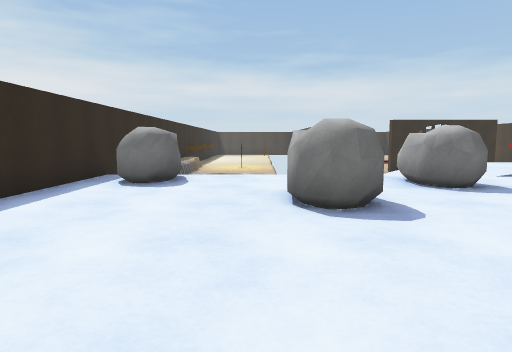
[1] (above)

21 first-person views from a walk through a 3-D level made in the Unity game engine. The camera is 1.5 m above the floor, tilts 6° down and sees 75° across. The floor is counted in squares, 2 m on a side. Each view is taken from the middle of a square. On the plan, view 1 faces up. The plan holds only what a view shows up to about 11 squares ahead; the rest is blank. The place goes on beyond the plan. The player character is not drawn. Some surface patterns are stand-ins.

[2]
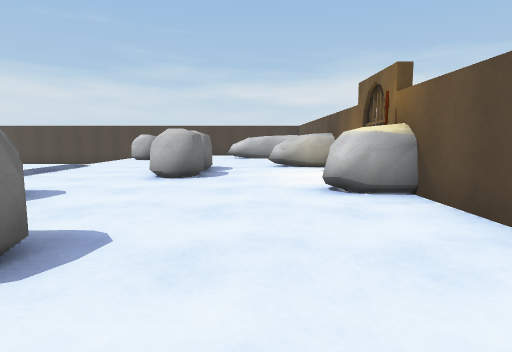

[3]
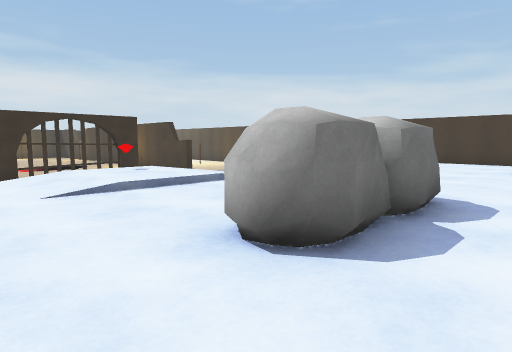

[4]
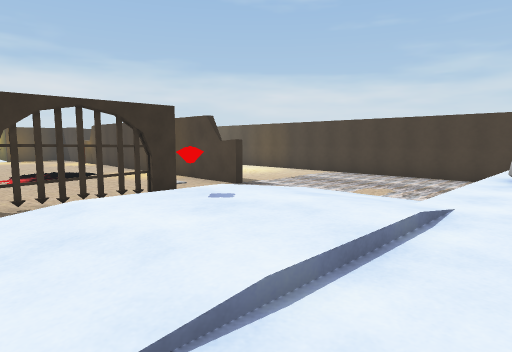

[5]
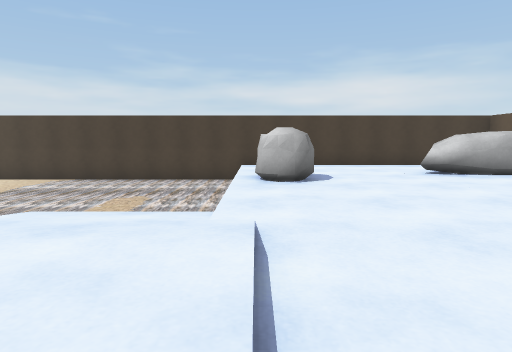

[6]
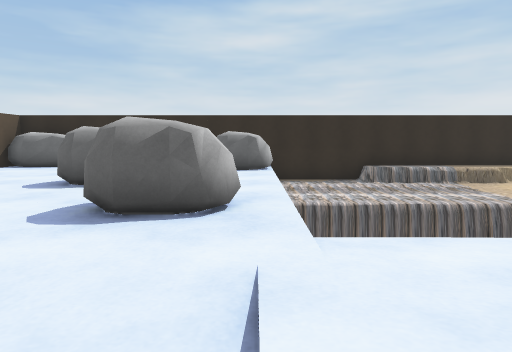

[7]
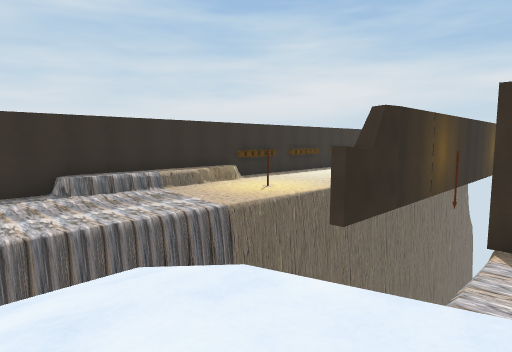

[8]
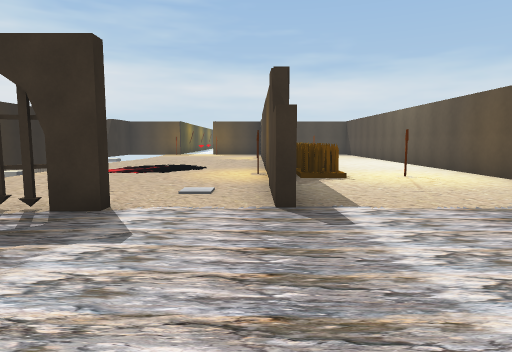

[9]
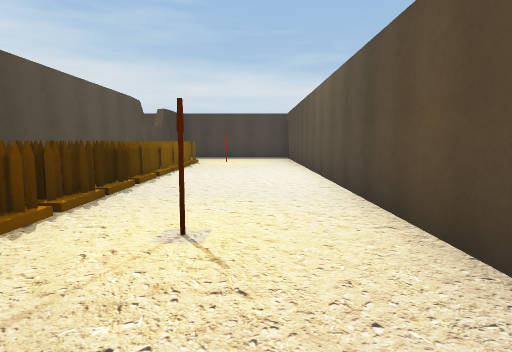

[10]
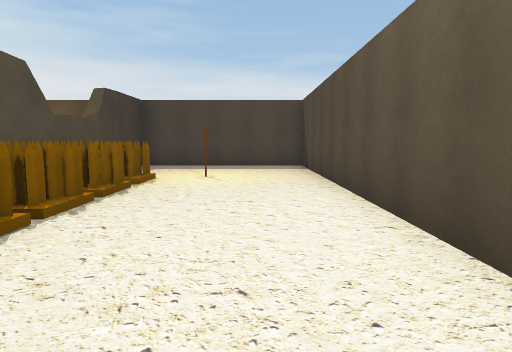

[11]
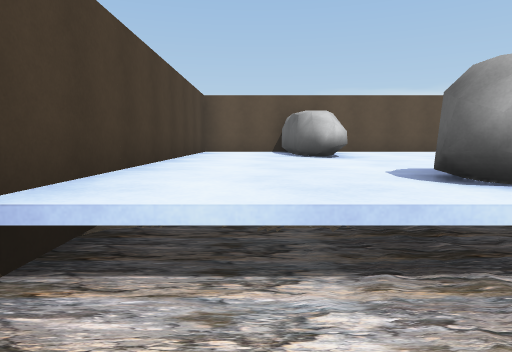

[12]
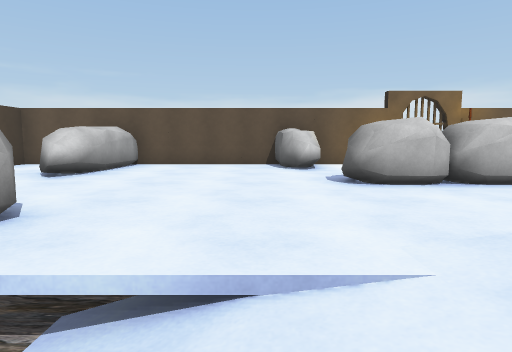

[13]
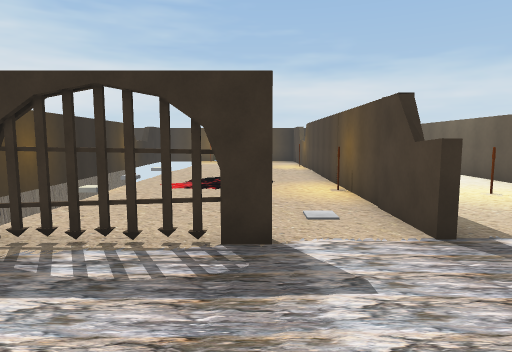

[14]
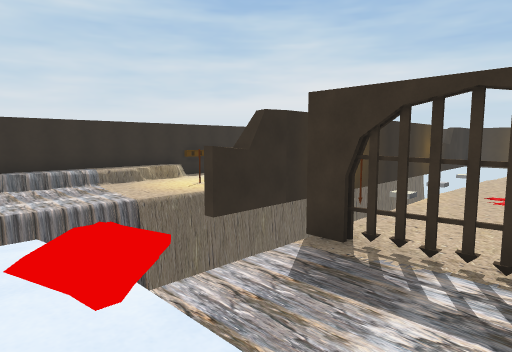

[15]
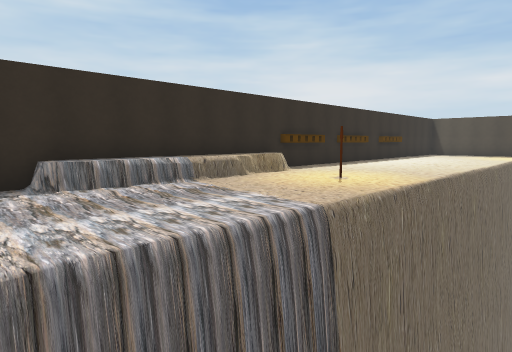

[16]
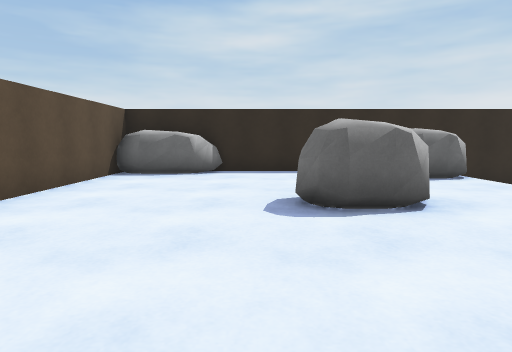

[17]
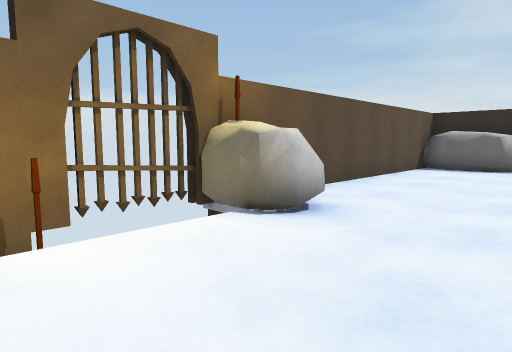

[18]
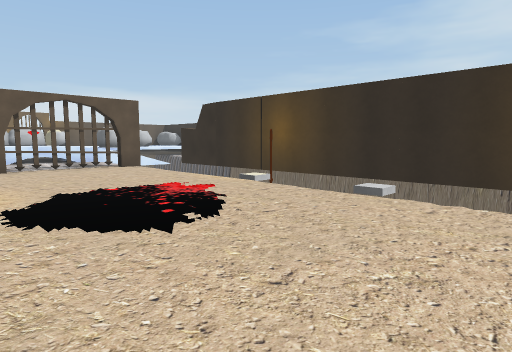

[19]
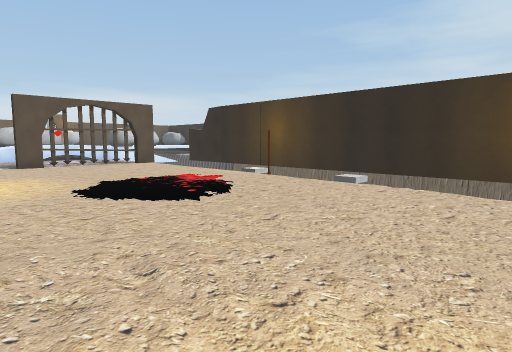

[20]
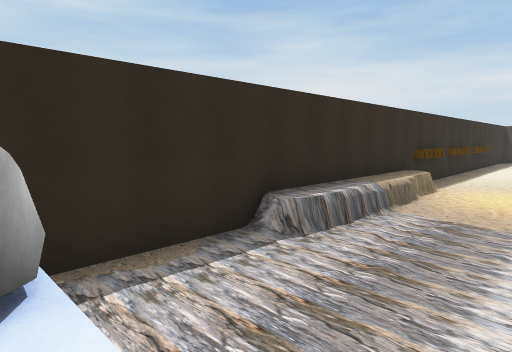

[21]
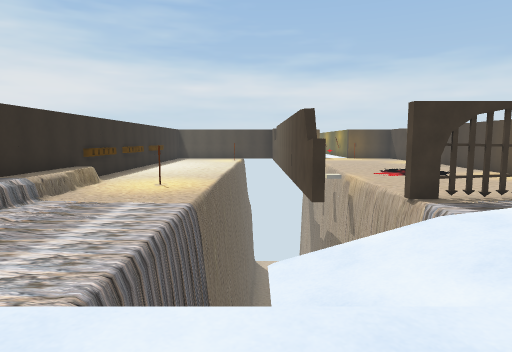

### Floor plan
Key: @ floor where view 1 was taken; # wall or solid block; x gap in a wall; . main floor; : floor 0.25 m higher than the main floor; + floor 1 m higher than the main floor; * floor 1.25 m higher than the main floor; / step, stairs or slope; v drop or lower ground; R rock; T torch; S spikes; A trap; O other object.
Columns run from 4 left of view 1 to 17 right of it. Each row starts with its distance up from view 1.
 30                 ######
 29                 #....#
 28                 #....#
 27                 #....#
 26                 #.O..#
 25                 OO...#
 24            .....OO...#
 23      v    ....::OO...#
 22     vvv   .:..::O....#
 21  O  vvv vv.:....OO...#
 20  Ovvvv  vv......OO...#
 19 #vvvvv   v......OO...#
 18  Avvvv   v......OO...#
 17  Avvvv vOv.....OOOT..#
 16  #vvvv v v......O....#
 15  #vOvv v v......#....#
 14  #vvvv v v.....##....#
 13  #vvvv # vx#x#.......#
 12  #vvvv   v....:......#
 11  #vvvv   v....:......#
 10  #vvvvvvvv....:......#
  9  vvvvvv///*O*///.....#
  8 #vvvvvv///***///.::..#
  7 #+R+++++++///++++R+++#
  6 #+R++++R++++++++RR+++#
  5 #++++R+++++++++++++++#
  4 #++++R++++RRR++++++++#
  3 #+++++++++R+R+++++#++#
  2  R++++++++++++++++#++#
  1 RR++++++R++++R++++#++#
  0  R++@+++TST#+R++++#++#
 -1   ######R###R ########

Positions as (right, up) in squares from view 1, and headings:
1: (0, 0), facing up
2: (-1, 2), facing right
3: (4, 2), facing up-right
4: (5, 6), facing up-right
5: (6, 7), facing right
6: (7, 7), facing left
7: (6, 8), facing up-left
8: (11, 9), facing up
9: (15, 14), facing up
10: (15, 19), facing up
11: (15, 9), facing down
12: (10, 9), facing down
13: (9, 9), facing up
14: (8, 9), facing up-left
15: (3, 9), facing up-left
16: (5, 3), facing left
17: (7, 3), facing down-left
18: (10, 23), facing down-left
19: (11, 24), facing down-left
20: (0, 7), facing up-left
21: (2, 6), facing up
